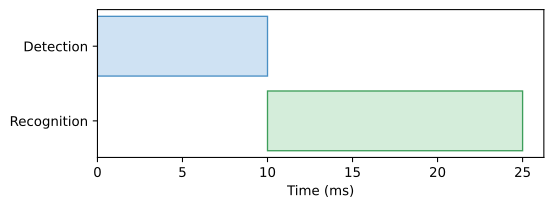

The script that drew this image:
import os
import matplotlib.pyplot as plt
import numpy as np
fig, ax = plt.subplots(figsize=(6,2))
ax.barh([1], [10], left=[0], color='#cfe2f3', edgecolor='#4a90c4')
ax.barh([0], [15], left=[10], color='#d4edda', edgecolor='#3d9e5a')
ax.set_yticks([0, 1])
ax.set_yticklabels(['Recognition', 'Detection'])
ax.set_xlabel('Time (ms)')
plt.savefig(os.environ.get('VISUAL_OUT_PATH', 'out.svg'), format='svg', bbox_inches='tight')
